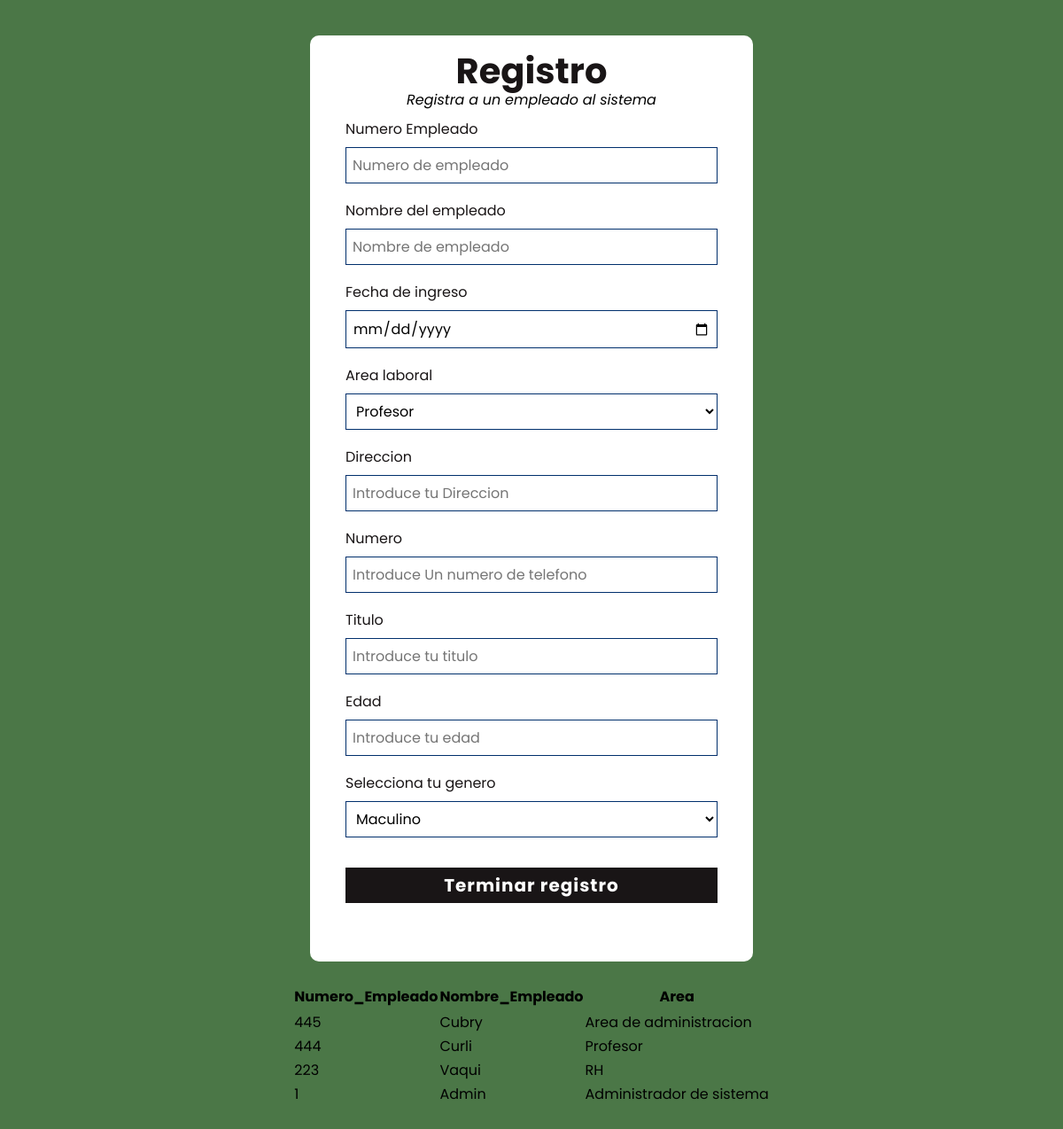
/adminPage.php, run on the app's committed database.
### tables this page shows
CREATE TABLE `empleado` (
  `Numero_Empleado` int(20) NOT NULL,
  `Nombre_Empleado` varchar(30) NOT NULL,
  `Contraseña_Empleado` varchar(20) DEFAULT '',
  `Area` varchar(30) NOT NULL,
  `Edad` int(3) NOT NULL,
  `Genero` varchar(12) NOT NULL,
  `Titulo` varchar(50) NOT NULL,
  `Fecha_Ingreso` date NOT NULL DEFAULT current_timestamp(),
  `Direccion` varchar(200) NOT NULL,
  `Telefono` varchar(12) NOT NULL,
  `Discapacidad` varchar(50) NOT NULL DEFAULT 'N/A',
  `Estado` varchar(30) NOT NULL DEFAULT 'Activo',
  `Dias_Extras` int(2) NOT NULL DEFAULT 0,
  `Dias` int(2) NOT NULL DEFAULT 24
);

### adminPage.php (the view, shortened to what this page needs)
<html>
<head>
    <link rel="stylesheet" href="styleLogin.css">
    <link rel="stylesheet" href="styleencuesta.css">
</head>
<body>
    <div role="region" tabindex="0">
        <center>
        <table>
            <caption><br></caption>
            <thead>
                <tr>
                    <th>Numero_Empleado<br></th>
                    <th>Nombre_Empleado</th>
                    <th>Area<br></th>
                </tr>
            </thead>
            <tbody>
                <tr>
                <main>
        <header>
            <h1 id="title">Registro</h1>
            <p id="description">Registra a un empleado al sistema</p>
        </header>
        <form id="survey-form" method="post" action="adminPage.php">
            <div class="form-group">
                <label for="numero" id="email-label">Numero Empleado</label>
                <input type="text" name="numeroem" id="Direccion" placeholder="Numero de empleado">
            </div>
            <div class="form-group">
                <label for="name" id="email-label">Nombre del empleado</label>
                <input type="text" name="nombre" id="Direccion" placeholder="Nombre de empleado" required>
            </div>
            <div class="form-group">
                <label for="name" id="email-label">Fecha de ingreso</label>
                <input type="date" id="start" name="fecha" min="1950-12-31" max="2999-12-31" required />
            </div>
            <div class="form-group">
                <label for="occupation">Area laboral</label>
                <select name="area" id="dropdown">
                    <option value="Profesor" selected>Profesor</option>
                  </select>
            </div>
            <div class="form-group">
                <label for="name" id="email-label">Direccion</label>
                <input type="text" name="direccion" id="Direccion" placeholder="Introduce tu Direccion" required>
            </div>
            <div class="form-group">
                <label for="numero" id="email-label">Numero</label>
                <input type="text" name="numero" id="numero" placeholder="Introduce Un numero de telefono" required>
            </div>
            <div class="form-group">
                <label for="numero" id="email-label">Titulo</label>
                <input type="text" name="titulo" id="titulo" placeholder="Introduce tu titulo" required>
            </div>
            <div class="form-group">
                <label for="edad" id="number-label">Edad</label>
                <input type="number" name="edad" id="edad" min="1" max="99" placeholder="Introduce tu edad">
            </div>
            <div class="form-group">
                <label for="occupation">Selecciona tu genero</label>
                <select name="genero" id="dropdown">
                    <option value="masc">Maculino</option>
                </select>
            </div>
            <div class="form-group">
                <button id="submit" type="post">Terminar registro</button>
            </div>
        </form>
    </main>
                </tr>
<?php
require_once("conn.php");
$queryGAU = $conn->prepare("SELECT * from empleado Order by Numero_Empleado Desc");
$queryGAU->execute();
$resultGAU = $queryGAU->get_result();
while ($rowGAU = $resultGAU->fetch_assoc())
{
    $Numero_Empleado = $rowGAU['Numero_Empleado'];
    $Nombre_Empleado = $rowGAU['Nombre_Empleado'];
    $Area = $rowGAU['Area'];
    echo'
    <tr>
    <td> '.htmlspecialchars($Numero_Empleado).' </td>
    <td> '.htmlspecialchars($Nombre_Empleado).' </td>
    <td> '.htmlspecialchars($Area).' </td>
    </tr>
    ';
}
?>
</tbody>
        </table>
    </center>
        </div>
</body>
</html>

### styleLogin.css (style rules this page uses)
* { margin: 0; padding: 0; box-sizing: border-box; font-family: 'Poppins', sans-serif; }
body { min-height: 100vh; width: 100%; background-color: #85cd85; }
button { color: #fff; background: #4b7747; font-size: 1.2rem; font-weight: 350; letter-spacing: 1px; margin-top: 1rem; margin-bottom: 1rem; cursor: pointer; transition: 0.4s; }

### styleencuesta.css (style rules this page uses)
body { margin: 40px 0 40px 0; padding: 0; border: none; outline: none; background-color: #4b7747; box-shadow: none; font-family: -apple-system, BlinkMacSystemFont, 'Segoe UI', 'Roboto', 'Helvetica Neue', Arial, sans-serif; }
main { background-color: white; padding: 10px 40px 40px 40px; display: block; text-align: left; max-width: 500px; margin: auto; border-radius: 10px; }
header { text-align: center; }
h1 { font-size: 40px; color: #191516; font-weight: bold; }
form { display: flex; flex-direction: column; font-size: 22px; }
#name, #email, #numero, #estado, #municipio, #edad, #number, #dropdown, #titulo, #Direccion, #edad, #start { outline: none; width: 100%; padding: 7px; font-size: 16px; border: 0.5px solid #002f6c; background-color: white; box-sizing: border-box; }
#dropdown, option { outline: none; }
select { padding: 7px; }
.form-group { padding: 8px 0; margin-bottom: 2px; }
.form-group>label { margin-bottom: 8px; color: #191516; display: block; }
button { width: 100%; display: block; height: 40px; background-color: #191516; border: none; font-weight: bold; font-size: 20px; color: white; box-sizing: border-box; }
#description { text-align: center; font-style: italic; margin-top: -10px; }

### data on the page
empleado: Numero_Empleado "445", Nombre_Empleado "Cubry", Area "Area de administracion"
empleado: Numero_Empleado "444", Nombre_Empleado "Curli", Area "Profesor"
empleado: Numero_Empleado "223", Nombre_Empleado "Vaqui", Area "RH"
empleado: Numero_Empleado "1", Nombre_Empleado "Admin", Area "Administrador de sistema"
